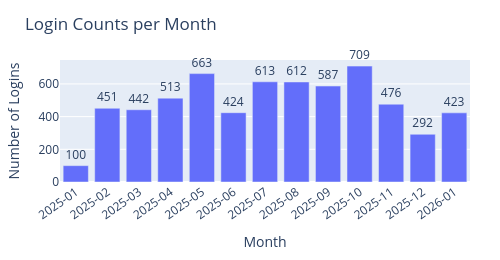

The cell this chart's notebook holds for it:
### Code cell
import pandas as pd
import plotly.express as px

# ---- 1) Parse login timestamps robustly ----
df = login_df.copy()

ts = df["Timestamp"].astype(str).str.strip()
parsed = pd.to_datetime(ts, format="%Y-%m-%d %H:%M:%S", errors="coerce")
parsed = parsed.fillna(pd.to_datetime(ts, format="%m/%d/%Y %H:%M:%S", errors="coerce"))

df["Timestamp_Parsed"] = parsed
df = df.dropna(subset=["Timestamp_Parsed"])

# ---- 2) Aggregate logins per month ----
df["Month"] = df["Timestamp_Parsed"].dt.to_period("M").astype(str)

counts = df.groupby("Month").size().reset_index(name="Login Count")

# sort months chronologically
counts["Month_dt"] = pd.to_datetime(counts["Month"] + "-01")
counts = counts.sort_values("Month_dt").drop(columns=["Month_dt"])

month_order = counts["Month"].tolist()

# ---- 3) Plot ----
fig = px.bar(
    counts,
    x="Month",
    y="Login Count",
    title="Login Counts per Month",
    labels={"Month": "Month", "Login Count": "Number of Logins"},
    text="Login Count",
    category_orders={"Month": month_order},
)

fig.update_traces(textposition="outside", texttemplate="%{text}", cliponaxis=False)

fig.update_layout(
    xaxis=dict(
        type="category",
        tickmode="array",
        tickvals=month_order,   # show all months
        ticktext=month_order,
        tickangle=-35,
    ),
    width=500,    # try 600–900
    height=260,
    margin=dict(t=60, b=70, l=60, r=30),
)

fig.show()

### Figure 1 — Plotly figure (JSON) as saved in the notebook; plotly's stock layout.template omitted (floating-point values rounded to 4 significant figures)
{"data": [{"cliponaxis": false, "hovertemplate": "Month=%{x}<br>Number of Logins=%{text}<extra></extra>", "legendgroup": "", "marker": {"color": "#636efa", "pattern": {"shape": ""}}, "name": "", "orientation": "v", "showlegend": false, "text": [100.0, 451.0, 442.0, 513.0, 663.0, 424.0, 613.0, 612.0, 587.0, 709.0, 476.0, 292.0, 423.0], "textposition": "outside", "texttemplate": "%{text}", "type": "bar", "x": ["2025-01", "2025-02", "2025-03", "2025-04", "2025-05", "2025-06", "2025-07", "2025-08", "2025-09", "2025-10", "2025-11", "2025-12", "2026-01"], "xaxis": "x", "y": [100, 451, 442, 513, 663, 424, 613, 612, 587, 709, 476, 292, 423], "yaxis": "y"}], "layout": {"barmode": "relative", "height": 260, "legend": {"tracegroupgap": 0}, "margin": {"b": 70, "l": 60, "r": 30, "t": 60}, "title": {"text": "Login Counts per Month"}, "width": 500, "xaxis": {"anchor": "y", "categoryarray": ["2025-01", "2025-02", "2025-03", "2025-04", "2025-05", "2025-06", "2025-07", "2025-08", "2025-09", "2025-10", "2025-11", "2025-12", "2026-01"], "categoryorder": "array", "domain": [0, 1], "tickangle": -35, "tickmode": "array", "ticktext": ["2025-01", "2025-02", "2025-03", "2025-04", "2025-05", "2025-06", "2025-07", "2025-08", "2025-09", "2025-10", "2025-11", "2025-12", "2026-01"], "tickvals": ["2025-01", "2025-02", "2025-03", "2025-04", "2025-05", "2025-06", "2025-07", "2025-08", "2025-09", "2025-10", "2025-11", "2025-12", "2026-01"], "title": {"text": "Month"}, "type": "category"}, "yaxis": {"anchor": "x", "domain": [0, 1], "title": {"text": "Number of Logins"}}}}
